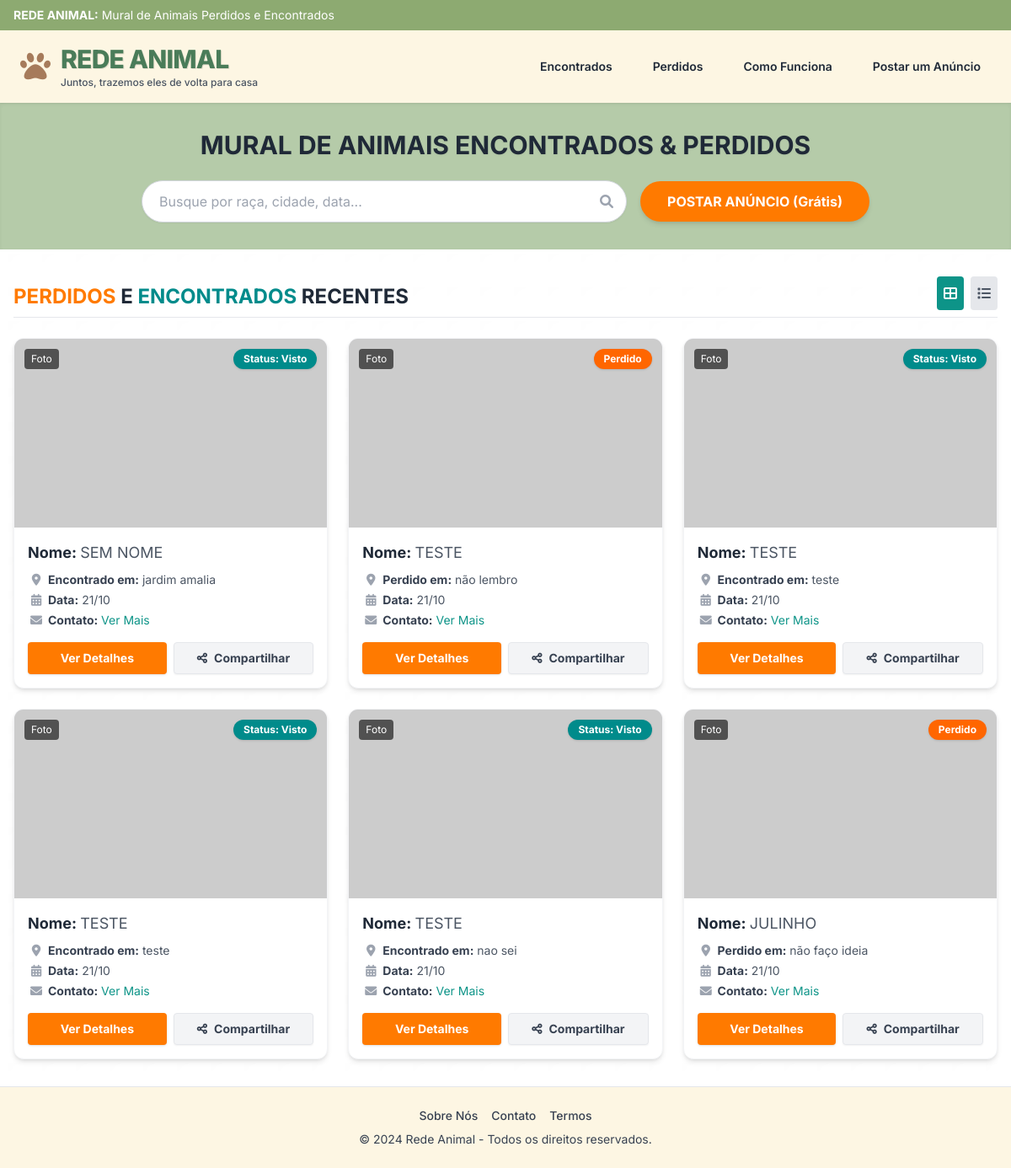
The page / on the database its author committed.
### core/models.py (models this page shows, shortened)
class Ad(models.Model):
    class Status(models.TextChoices):
        LOST = 'perdido', 'Perdido'
        SEEN = 'visto', 'Visto/Encontrado'
    status = models.CharField(max_length=10, choices=Status.choices)
    animal_name = models.CharField(max_length=120, blank=True)
    location = models.CharField(max_length=200)
    image = models.ImageField(upload_to='ads/%Y/%m/', blank=True)
    legacy_image_url = models.URLField(max_length=500, blank=True)
    responsible_name = models.CharField(max_length=120)
    phone = models.CharField(max_length=30)
    created_at = models.DateTimeField(auto_now_add=True)
    class Meta:
        ordering = ['-created_at']

### core/views.py (the view)
# urls.py: path('', core.views.index, name='index'),
def index(request):
    return _render_index(request)

### core/views.py (called while the page is built)
def _render_index(request):
    ads = [
        {
            'id': ad.id,
            'status': ad.status,
            'animalName': ad.animal_name or (
                'Animal Encontrado (Sem identificação)'
                if ad.status == Ad.Status.SEEN
                else 'Desconhecido'
            ),
            'location': ad.location,
            'date': ad.created_at.strftime('%d/%m'),
            'imageUrl': ad.image.url if ad.image else ad.legacy_image_url,
            'phone': ad.phone,
        }
        for ad in Ad.objects.all()
    ]
    return render(request, 'index.html', {'ads': ads})

### templates/index.html (shortened to what this page needs)
{% load static %}
<!DOCTYPE html>
<html lang="pt-BR">
<head>
    <script src="https://cdn.tailwindcss.com"></script>
    <link href="https://cdnjs.cloudflare.com/ajax/libs/font-awesome/6.0.0/css/all.min.css" rel="stylesheet">
    <link rel="stylesheet" href="{% static 'css/style.css' %}">
</head>
<body class="antialiased min-h-screen flex flex-col font-sans">
    <div class="bg-brand-topbar text-white text-xs sm:text-sm py-2 px-4 flex justify-between items-center">
        <div><strong>REDE ANIMAL:</strong> Mural de Animais Perdidos e Encontrados</div>
    </div>
    <nav class="bg-brand-nav py-4 px-6 shadow-sm flex flex-col md:flex-row justify-between items-center gap-4 relative z-10">
        <div class="flex items-center gap-3">
            <div class="text-4xl text-[#A67B5B]"><i class="fas fa-paw"></i></div>
            <div class="flex flex-col">
                <h1 class="text-3xl font-extrabold tracking-tight text-[#4A7C59] leading-tight" style="text-shadow: 1px 1px 0px rgba(0,0,0,0.1);">REDE ANIMAL</h1>
                <span class="text-xs font-medium text-gray-600">Juntos, trazemos eles de volta para casa</span>
            </div>
        </div>
        <ul class="flex flex-wrap justify-center gap-4 sm:gap-6 text-sm font-semibold text-gray-800">
            <li class="px-3 py-1 hover:text-brand-orange cursor-pointer transition">Encontrados</li>
            <li class="px-3 py-1 hover:text-brand-orange cursor-pointer transition">Perdidos</li>
            <li class="px-3 py-1 hover:text-brand-orange cursor-pointer transition">Como Funciona</li>
            <li class="px-3 py-1 hover:text-brand-orange cursor-pointer transition" onclick="openModal()">Postar um Anúncio</li>
        </ul>
    </nav>
    <div class="bg-brand-hero py-8 px-4 text-center shadow-inner relative z-0">
        <h2 class="text-2xl sm:text-3xl font-bold text-gray-800 mb-6 drop-shadow-sm">MURAL DE ANIMAIS ENCONTRADOS & PERDIDOS</h2>
        <div class="max-w-4xl mx-auto flex flex-col sm:flex-row gap-4 justify-center items-center">
            <div class="relative w-full sm:w-2/3 max-w-xl">
                <input type="text" placeholder="Busque por raça, cidade, data..."
                       class="w-full py-3 px-5 pr-12 rounded-full border border-gray-300 focus:outline-none focus:ring-2 focus:ring-brand-topbar shadow-sm">
                <button class="absolute right-4 top-1/2 transform -translate-y-1/2 text-gray-400 hover:text-brand-topbar">
                    <i class="fas fa-search"></i>
                </button>
            </div>
            <button onclick="openModal()"
                    class="bg-brand-orange hover:bg-brand-orange-hover text-white font-bold py-3 px-8 rounded-full shadow-md transition duration-200 transform hover:scale-105 whitespace-nowrap">
                POSTAR ANÚNCIO (Grátis)
            </button>
        </div>
    </div>
    <main class="flex-grow container mx-auto px-4 py-8 max-w-7xl relative">
        <div class="flex flex-col md:flex-row justify-between items-end mb-6 border-b border-gray-200 pb-2 relative z-10">
            <h3 class="text-2xl font-bold text-gray-800">
                <span class="text-brand-orange">PERDIDOS</span> E <span class="text-status-found">ENCONTRADOS</span> RECENTES
            </h3>
            <div class="flex gap-2 mt-4 md:mt-0">
                <button class="bg-teal-600 text-white p-2 rounded hover:bg-teal-700 transition"><i class="fas fa-th-large"></i></button>
                <button class="bg-gray-200 text-gray-600 p-2 rounded hover:bg-gray-300 transition"><i class="fas fa-list"></i></button>
            </div>
        </div>
        <div id="mural-grid" class="grid grid-cols-1 sm:grid-cols-2 lg:grid-cols-3 xl:grid-cols-4 gap-6 relative z-10">
            {% for ad in ads %}
                <div class="bg-white rounded-xl shadow-md hover:shadow-lg transition-shadow duration-300 overflow-hidden border border-gray-100 flex flex-col h-full group">
                    <div class="relative h-48 sm:h-56 overflow-hidden bg-gray-200">
                        <img src="{{ ad.imageUrl }}" alt="{{ ad.animalName|default:'Animal' }}" class="w-full h-full object-cover transition-transform duration-500 group-hover:scale-105" onerror="this.src='https://placehold.co/400x300/e2e8f0/64748b?text=Erro+na+Imagem'">
                        <div class="absolute top-3 left-3 bg-black bg-opacity-60 text-white text-xs px-2 py-1 rounded">Foto</div>
                        <div class="absolute top-3 right-3 {% if ad.status == 'perdido' %}bg-status-lost{% else %}bg-status-found{% endif %} text-white text-xs font-bold px-3 py-1 rounded-full shadow">
                            {% if ad.status == 'perdido' %}Perdido{% else %}Status: Visto{% endif %}
                        </div>
                    </div>
                    <div class="p-4 flex-grow flex flex-col">
                        <h4 class="font-bold text-gray-800 text-lg mb-2 line-clamp-1">Nome: <span class="font-normal text-gray-600">{{ ad.animalName|default:'Não identificado' }}</span></h4>
                        <div class="text-sm text-gray-600 space-y-1 mb-4 flex-grow">
                            <p><i class="fas fa-map-marker-alt w-5 text-center text-gray-400"></i> <strong class="text-gray-700">{% if ad.status == 'perdido' %}Perdido{% else %}Encontrado{% endif %} em:</strong> <span class="line-clamp-1 inline">{{ ad.location }}</span></p>
                            <p><i class="fas fa-calendar-alt w-5 text-center text-gray-400"></i> <strong class="text-gray-700">Data:</strong> {{ ad.date }}</p>
                            <p><i class="fas fa-envelope w-5 text-center text-gray-400"></i> <strong class="text-gray-700">Contato:</strong> <a href="#" class="text-teal-600 hover:underline">Ver Mais</a></p>
                        </div>
                        <div class="flex gap-2 mt-auto">
                            <button type="button" data-phone="{{ ad.phone }}" class="flex-1 bg-brand-orange hover:bg-brand-orange-hover text-white text-sm font-bold py-2 px-3 rounded shadow transition text-center">
                                Ver Detalhes
                            </button>
                            <button type="button" class="flex-1 bg-gray-100 hover:bg-gray-200 text-gray-700 text-sm font-bold py-2 px-3 rounded shadow-sm border border-gray-200 transition flex items-center justify-center gap-2">
                                <i class="fas fa-share-alt"></i> Compartilhar
                            </button>
                        </div>
                    </div>
                </div>
            {% empty %}
                <p class="col-span-full text-center text-gray-500 py-10">Nenhum animal cadastrado ainda.</p>
            {% endfor %}
        </div>
    </main>
    <footer class="bg-brand-nav py-6 text-center text-sm text-gray-700 border-t border-gray-200 mt-auto relative z-10">
        <div class="flex justify-center gap-4 mb-2 font-medium">
            <a href="#" class="hover:text-brand-orange transition">Sobre Nós</a>
            <a href="#" class="hover:text-brand-orange transition">Contato</a>
            <a href="#" class="hover:text-brand-orange transition">Termos</a>
        </div>
        <p>&copy; 2024 Rede Animal - Todos os direitos reservados.</p>
    </footer>
</body>
</html>

### core/static/css/style.css (style rules this page uses)
body { background-color: theme('colors.brand-bg'); }

### rows shown on the page
Ad: animalName "SEM NOME", location "jardim amalia"
Ad: animalName "TESTE", location "não lembro"
Ad: animalName "TESTE", location "teste"
Ad: animalName "TESTE", location "teste"
Ad: animalName "TESTE", location "nao sei"
Ad: animalName "JULINHO", location "não faço ideia"

### other values the page prints
{{ ad.date }} "21/10" "21/10" "21/10" "21/10" "21/10" "21/10"
